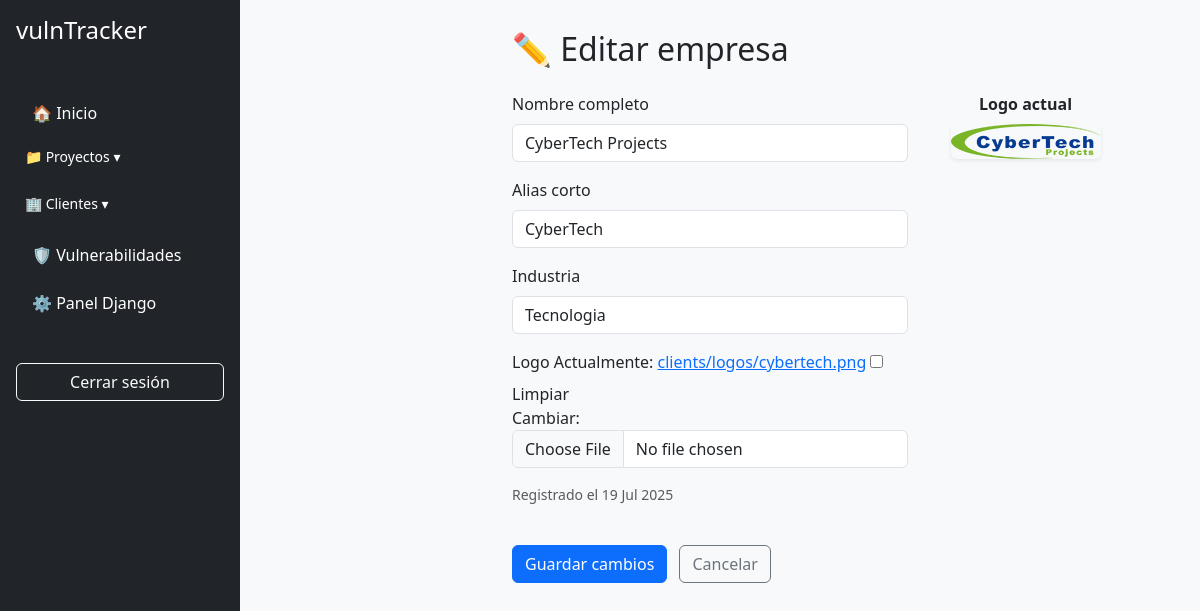
Screenshot of /customers/clients/3/edit (signed in) with the database file from the repository.
### customers/models.py (models this page shows, shortened)
class Client(models.Model):
    name = models.CharField(max_length=255, verbose_name="Nombre del Cliente")
    short_name = models.CharField(max_length=50, verbose_name="Nombre Corto")
    industry = models.CharField(max_length=100, blank=True)
    logo = models.ImageField(upload_to=logo_upload_path, null=True, blank=True)
    created_at = models.DateTimeField(auto_now_add=True)
    def get_logo_url(self):
        if self.logo:
            return self.logo.url
        return "/static/img/default_logo.png"

### customers/views.py (the view)
# urls.py: path("clients/<int:pk>/edit", views.client_edit, name="clients_edit"),
def client_edit(request, pk):
    client = get_object_or_404(Client, pk=pk)
    role = request.user.role
    sidebar = f"components/sidebar_{role}.html"
    form = ClientForm(request.POST or None, request.FILES or None, instance=client)
    if form.is_valid():
        form.save()
        return redirect("clients_list")
    return render(
        request,
        "customers/client_form.html",
        {"form": form, "client": client, "sidebar_template": sidebar},
    )

### customers/forms.py (shortened to what this page needs)
class ClientForm(forms.ModelForm):
    class Meta:
        model = Client
        fields = ["name", "short_name", "industry", "logo"]
        widgets = {
            "name": forms.TextInput(attrs={"class": "form-control"}),
            "short_name": forms.TextInput(attrs={"class": "form-control"}),
            "industry": forms.TextInput(attrs={"class": "form-control"}),
            "logo": forms.ClearableFileInput(attrs={"class": "form-control"}),
        }

### core/models.py (called while the page is built)
    def __str__(self):
        return self.name

### templates/customers/client_form.html (shortened to what this page needs)
{% extends "../base.html" %}
{% block content %}
<div class="container">
  <h2 class="mb-4">
    {% if client %}
      ✏️ Editar empresa
    {% else %}
      ➕ Nueva empresa
    {% endif %}
  </h2>
  <form method="post" enctype="multipart/form-data" autocomplete="off" class="mb-4">
    <div class="row">
      <div class="col-md-8">
        <div class="mb-3">
          <label for="id_name" class="form-label">Nombre completo</label>
          {{ form.name }}
        </div>
        <div class="mb-3">
          <label for="id_short_name" class="form-label">Alias corto</label>
          {{ form.short_name }}
        </div>
        <div class="mb-3">
          <label for="id_industry" class="form-label">Industria</label>
          {{ form.industry }}
        </div>
        <div class="mb-3">
          <label for="id_logo" class="form-label">Logo</label>
          {{ form.logo }}
        </div>
        {% if client %}
          <p class="text-muted small">
            Registrado el {{ client.created_at|date:"d M Y" }}
          </p>
        {% endif %}
      </div>
      <div class="col-md-4 text-center">
        {% if client and client.logo %}
          <p class="mb-2"><strong>Logo actual</strong></p>
          <img src="{{ client.get_logo_url }}" alt="{{ client.name }}" class="img-fluid rounded shadow-sm" style="max-height: 100px;">
        {% else %}
          <p class="text-muted mt-4">Sin logo cargado.</p>
        {% endif %}
      </div>
    </div>
    <div class="mt-4">
      <button type="submit" class="btn btn-primary">
        {% if client %}Guardar cambios{% else %}Crear empresa{% endif %}
      </button>
      <a href="{% url 'clients_list' %}" class="btn btn-outline-secondary ms-2">Cancelar</a>
    </div>
  </form>
</div>
{% endblock %}

### templates/base.html (style rules this page uses)
body { background-color: #f8f9fa; }

### rows the page displays
Client: name "CyberTech Projects", short_name "CyberTech", industry "Tecnologia", created_at "19 Jul 2025", get_logo_url (picture)
